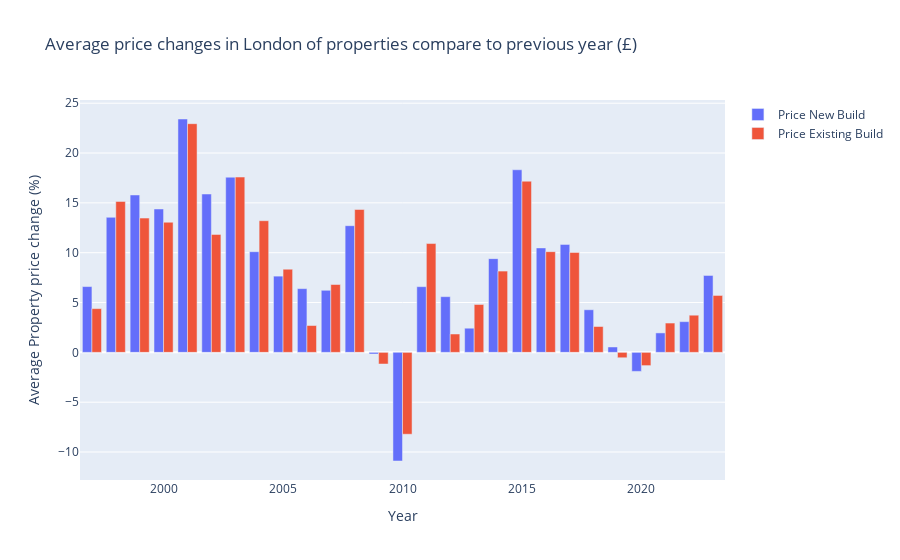

The cell this chart's notebook holds for it:
### Code cell
fig = go.Figure(data=[
    go.Bar(name='Price New Build', x=data_prop_yearly["Period"], y=data_prop_yearly["Percentage change (yearly) New build"]),
    go.Bar(name='Price Existing Build', x=data_prop_yearly["Period"], y=data_prop_yearly["Percentage change (yearly) Existing properties"])])

fig.update_layout(
    title='Average price changes in London of properties compare to previous year (£)',
    xaxis=dict(title='Year'),
    yaxis=dict(title='Average Property price change (%)'),
    barmode='group')
fig.show()

### Figure 1 — Plotly figure (JSON) as saved in the notebook; plotly's stock layout.template omitted (floating-point values rounded to 4 significant figures)
{"data": [{"name": "Price New Build", "type": "bar", "x": ["1996-12-31T00:00:00", "1997-12-31T00:00:00", "1998-12-31T00:00:00", "1999-12-31T00:00:00", "2000-12-31T00:00:00", "2001-12-31T00:00:00", "2002-12-31T00:00:00", "2003-12-31T00:00:00", "2004-12-31T00:00:00", "2005-12-31T00:00:00", "2006-12-31T00:00:00", "2007-12-31T00:00:00", "2008-12-31T00:00:00", "2009-12-31T00:00:00", "2010-12-31T00:00:00", "2011-12-31T00:00:00", "2012-12-31T00:00:00", "2013-12-31T00:00:00", "2014-12-31T00:00:00", "2015-12-31T00:00:00", "2016-12-31T00:00:00", "2017-12-31T00:00:00", "2018-12-31T00:00:00", "2019-12-31T00:00:00", "2020-12-31T00:00:00", "2021-12-31T00:00:00", "2022-12-31T00:00:00"], "y": [6.601, 13.55, 15.79, 14.39, 23.42, 15.89, 17.58, 10.1, 7.649, 6.393, 6.228, 12.71, -0.1658, -10.9, 6.591, 5.587, 2.422, 9.405, 18.32, 10.48, 10.84, 4.274, 0.54, -1.91, 1.952, 3.082, 7.716]}, {"name": "Price Existing Build", "type": "bar", "x": ["1996-12-31T00:00:00", "1997-12-31T00:00:00", "1998-12-31T00:00:00", "1999-12-31T00:00:00", "2000-12-31T00:00:00", "2001-12-31T00:00:00", "2002-12-31T00:00:00", "2003-12-31T00:00:00", "2004-12-31T00:00:00", "2005-12-31T00:00:00", "2006-12-31T00:00:00", "2007-12-31T00:00:00", "2008-12-31T00:00:00", "2009-12-31T00:00:00", "2010-12-31T00:00:00", "2011-12-31T00:00:00", "2012-12-31T00:00:00", "2013-12-31T00:00:00", "2014-12-31T00:00:00", "2015-12-31T00:00:00", "2016-12-31T00:00:00", "2017-12-31T00:00:00", "2018-12-31T00:00:00", "2019-12-31T00:00:00", "2020-12-31T00:00:00", "2021-12-31T00:00:00", "2022-12-31T00:00:00"], "y": [4.389, 15.14, 13.47, 13.06, 22.95, 11.83, 17.59, 13.21, 8.341, 2.693, 6.809, 14.34, -1.171, -8.214, 10.92, 1.842, 4.804, 8.157, 17.17, 10.11, 10.03, 2.595, -0.5408, -1.329, 2.942, 3.728, 5.709]}], "layout": {"barmode": "group", "title": {"text": "Average price changes in London of properties compare to previous year (£)"}, "xaxis": {"title": {"text": "Year"}}, "yaxis": {"title": {"text": "Average Property price change (%)"}}}}
